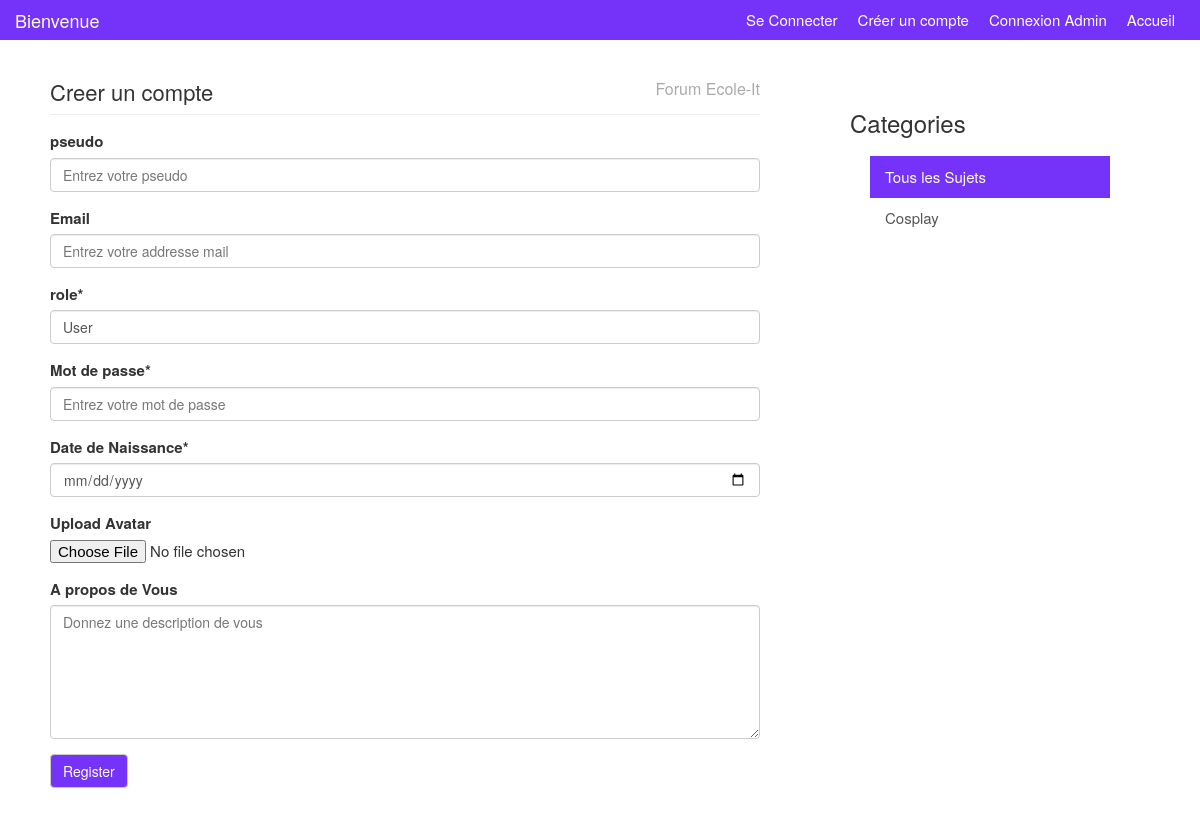
Page /create/ on the earlier database version.
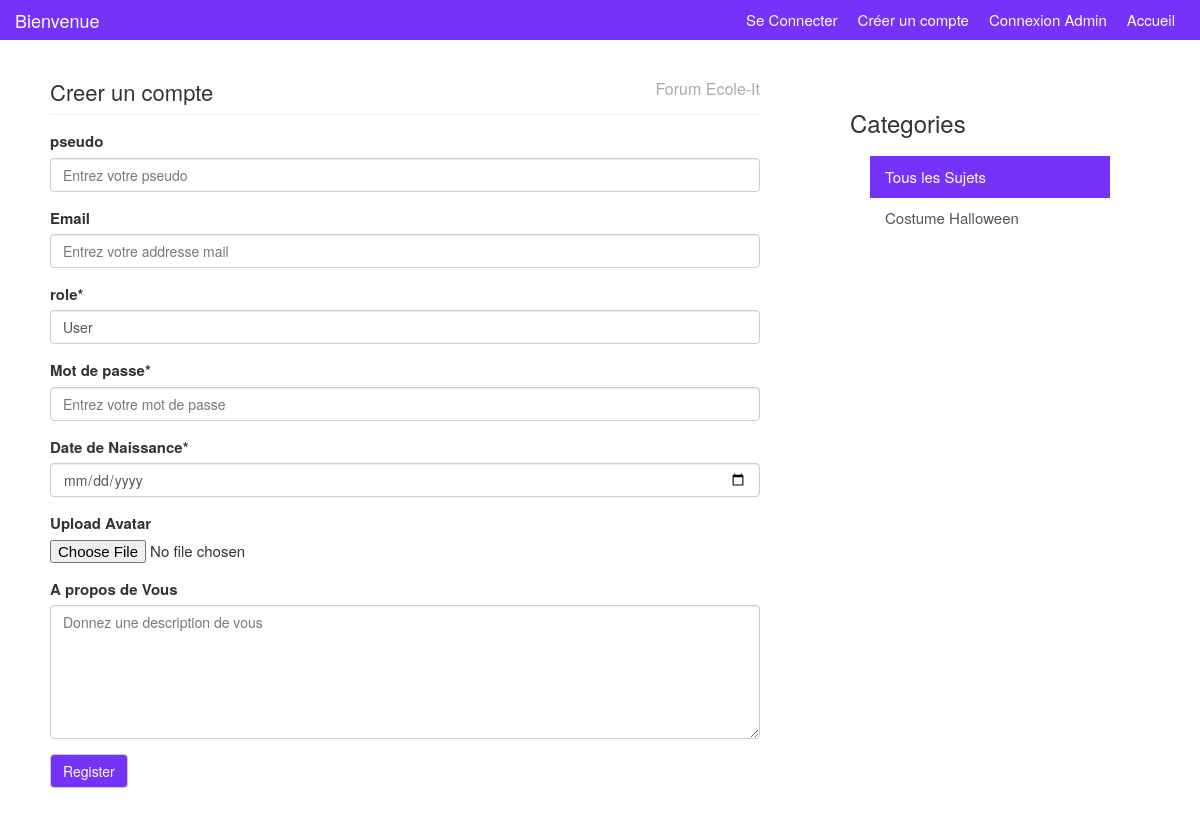
Same page on the later database version.
### website/models.py (models this page shows)
class Category(models.Model):
    title = models.CharField(max_length=100)  # Augmentation de la longueur du titre
    description = models.TextField()
    added_by = models.ForeignKey(Admins, on_delete=models.CASCADE)  # Renommage du champ addedBy en snake_case

### website/views.py (the view)
# urls.py: path('create/',views.createAccount, name="create"),
def createAccount(request):
       categories= Category.objects.all()
       if request.method == 'POST':
            pseudo = request.POST.get('pseudo')
            email = request.POST.get('email')
            password = request.POST.get('password')
            role = request.POST.get('role','User')
            birthdate = request.POST.get('bithday')
            description = request.POST.get('about')
            avatar = request.FILES.get('avatar')
            sendmails(email=email,name=pseudo, password=password) #envoi du mail
            new_user = Users(pseudo=pseudo, email=email, password=password, role=role, birthdate=birthdate, description=description, avatar=avatar)
            new_user.save()
            img_path = os.path.join(settings.MEDIA_ROOT,avatar.name)
            with open(img_path, 'wb') as img_file:
                for chunk in avatar.chunks():
                    img_file.write(chunk)
            return redirect('login')
       else:
            me= request.session.get('id')
            return render(request, "register.html",context={"categories":categories,"me":me})

### forum/templates/register.html (shortened to what this page needs)
{% load static %}
<!DOCTYPE html>
<html lang="en">
  <head>
    <link href="{% static 'css/bootstrap.css' %}" rel="stylesheet"/>
    <link href="{% static 'css/custom.css' %}" rel="stylesheet"/.container>
  </head>
  <body>
	<div class="navbar navbar-inverse navbar-fixed-top" role="navigation">
		<div class="container">
		  <div class="navbar-header">
			<a class="navbar-brand" href="{% url 'accueil'  %}">Bienvenue  {{id.pseudo}}</a>
		  </div>
		  <div class="collapse navbar-collapse">
			<ul class="nav navbar-nav navbar-right ">
			  {% if auth %}
				<li class="active nav-item"><a href="{% url 'accueil'  %}">Accueil</a></li>
				<li><a href="{% url 'addtopic' %}">Poser une Question</a></li>
				<li><a href="{% url 'personalProfile' me %}">Mon Profil</a></li>
				<li><a href="{% url 'logoutUser'  %}">Deconnexion</a></li>
			  {% else %}
				<li><a href="{% url 'login'  %}">Se Connecter</a></li>
				<li><a href="{% url 'create'  %}">Créer un compte</a></li>
				<li><a href="{% url 'loginAdmin'  %}">Connexion Admin </a></li>
				<li class="active nav-item"><a href="{% url 'accueil'  %}">Accueil</a></li>
			  {% endif %}
			</ul>
		  </div>
		</div>
	  </div>
    <div class="container">
		<div class="row">
			<div class="col-md-8">
				<div class="main-col">
					<div class="block">
						<h1 class="pull-left">Creer un compte</h1>
						<h4 class="pull-right">Forum Ecole-It</h4>
						<div class="clearfix"></div>
						<hr>
						<form role="form" enctype="multipart/form-data" method="post" action="{% url 'create'  %}">
							<div class="form-group">
								<label>pseudo</label> <input type="text" class="form-control"
							name="pseudo" placeholder="Entrez votre pseudo">
							</div>
							<div class="form-group">
							<label>Email</label> <input type="email" class="form-control"
							name="email" placeholder="Entrez votre addresse mail">
							</div>
						<div class="form-group">
					<label> role*</label> <input type="text"
							class="form-control" name="role" placeholder="User"  value="User"/>
						</div>
					<div class="form-group">
					<label>Mot de passe*</label> <input type="password" class="form-control"
				name="password" placeholder="Entrez votre mot de passe">
				</div>
				<div class="form-group">
				<label>Date de Naissance*</label> <input type="date"
			class="form-control" name="bithday">
			</div>
				<div class="form-group">
					<label>Upload Avatar</label>
				<input type="file" name="avatar">
					</div>
					<div class="form-group">
					<label>A propos de Vous</label>
					<textarea id="about" rows="6" cols="80" class="form-control"
					name="about" placeholder="Donnez une description de vous "></textarea>
			</div>
			<input name="register" type="submit" class="color btn btn-default" value="Register" />
</form>
					</div>
				</div>
			</div>
			<div class="col-md-4">
				<div id="sidebar">
					<div class="block">
						<div class="block">
							<h3>Categories</h3>
							<div class="list-group block ">
								<a href="#" class="list-group-item active">Tous les Sujets  </a>
								{% if categories %}
								{% for cat in categories %}
								<a href="{% url 'categorie' id=cat.pk %}" class="list-group-item">{{ cat.title }}</a>
								{% endfor %}
								{% endif %}
							</div>
							</div>
				</div>
			</div>
		</div>
    </div>
  </body>
</html>

Differences in the rows shown:
removed Category: title "Cosplay"
added Category: title "Costume Halloween"
